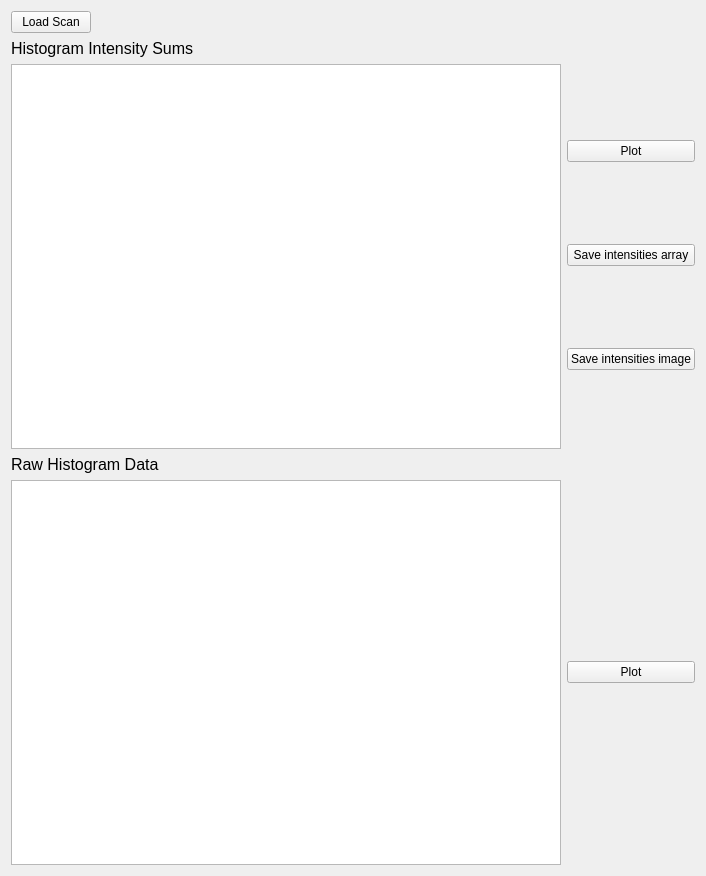
<?xml version="1.0" encoding="UTF-8"?>
<ui version="4.0">
 <class>Form</class>
 <widget class="QWidget" name="Form">
  <property name="geometry">
   <rect>
    <x>0</x>
    <y>0</y>
    <width>706</width>
    <height>876</height>
   </rect>
  </property>
  <property name="windowTitle">
   <string>Form</string>
  </property>
  <layout class="QGridLayout" name="gridLayout_2">
   <item row="0" column="0">
    <layout class="QGridLayout" name="gridLayout">
     <item row="10" column="1">
      <widget class="QPushButton" name="plot_raw_hist_data_pushButton">
       <property name="text">
        <string>Plot</string>
       </property>
      </widget>
     </item>
     <item row="9" column="0">
      <widget class="QLabel" name="label_2">
       <property name="font">
        <font>
         <pointsize>12</pointsize>
        </font>
       </property>
       <property name="text">
        <string>Raw Histogram Data</string>
       </property>
      </widget>
     </item>
     <item row="0" column="0" alignment="Qt::AlignLeft">
      <widget class="QPushButton" name="load_scan_pushButton">
       <property name="text">
        <string>Load Scan</string>
       </property>
      </widget>
     </item>
     <item row="3" column="0">
      <widget class="QLabel" name="label">
       <property name="font">
        <font>
         <pointsize>12</pointsize>
        </font>
       </property>
       <property name="text">
        <string>Histogram Intensity Sums</string>
       </property>
      </widget>
     </item>
     <item row="4" column="0">
      <widget class="ImageView" name="intensity_sums_viewBox">
       <property name="minimumSize">
        <size>
         <width>500</width>
         <height>300</height>
        </size>
       </property>
      </widget>
     </item>
     <item row="10" column="0">
      <widget class="ImageView" name="raw_hist_data_viewBox">
       <property name="minimumSize">
        <size>
         <width>500</width>
         <height>300</height>
        </size>
       </property>
      </widget>
     </item>
     <item row="4" column="1">
      <layout class="QVBoxLayout" name="verticalLayout_2">
       <item>
        <widget class="QPushButton" name="plot_intensity_sums_pushButton">
         <property name="text">
          <string>Plot</string>
         </property>
        </widget>
       </item>
       <item>
        <widget class="QPushButton" name="save_intensities_array_pushButton">
         <property name="text">
          <string>Save intensities array</string>
         </property>
        </widget>
       </item>
       <item>
        <widget class="QPushButton" name="save_intensities_image_pushButton">
         <property name="text">
          <string>Save intensities image</string>
         </property>
        </widget>
       </item>
      </layout>
     </item>
    </layout>
   </item>
  </layout>
 </widget>
 <customwidgets>
  <customwidget>
   <class>ImageView</class>
   <extends>QGraphicsView</extends>
   <header>pyqtgraph</header>
  </customwidget>
 </customwidgets>
 <resources/>
 <connections/>
</ui>
